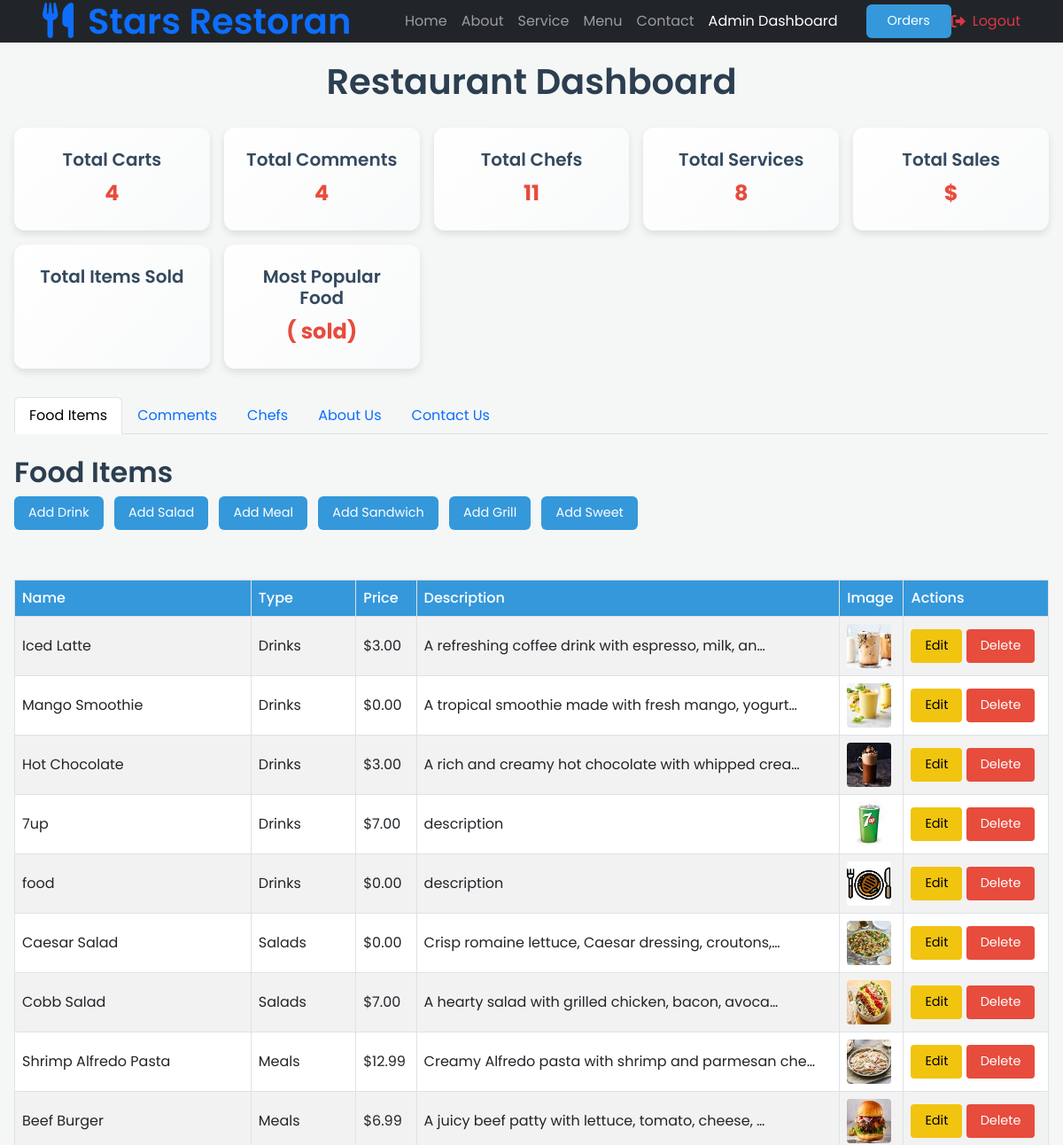
The app's page /stars/restaurant/dashboard/ (signed in, upper part), older data.
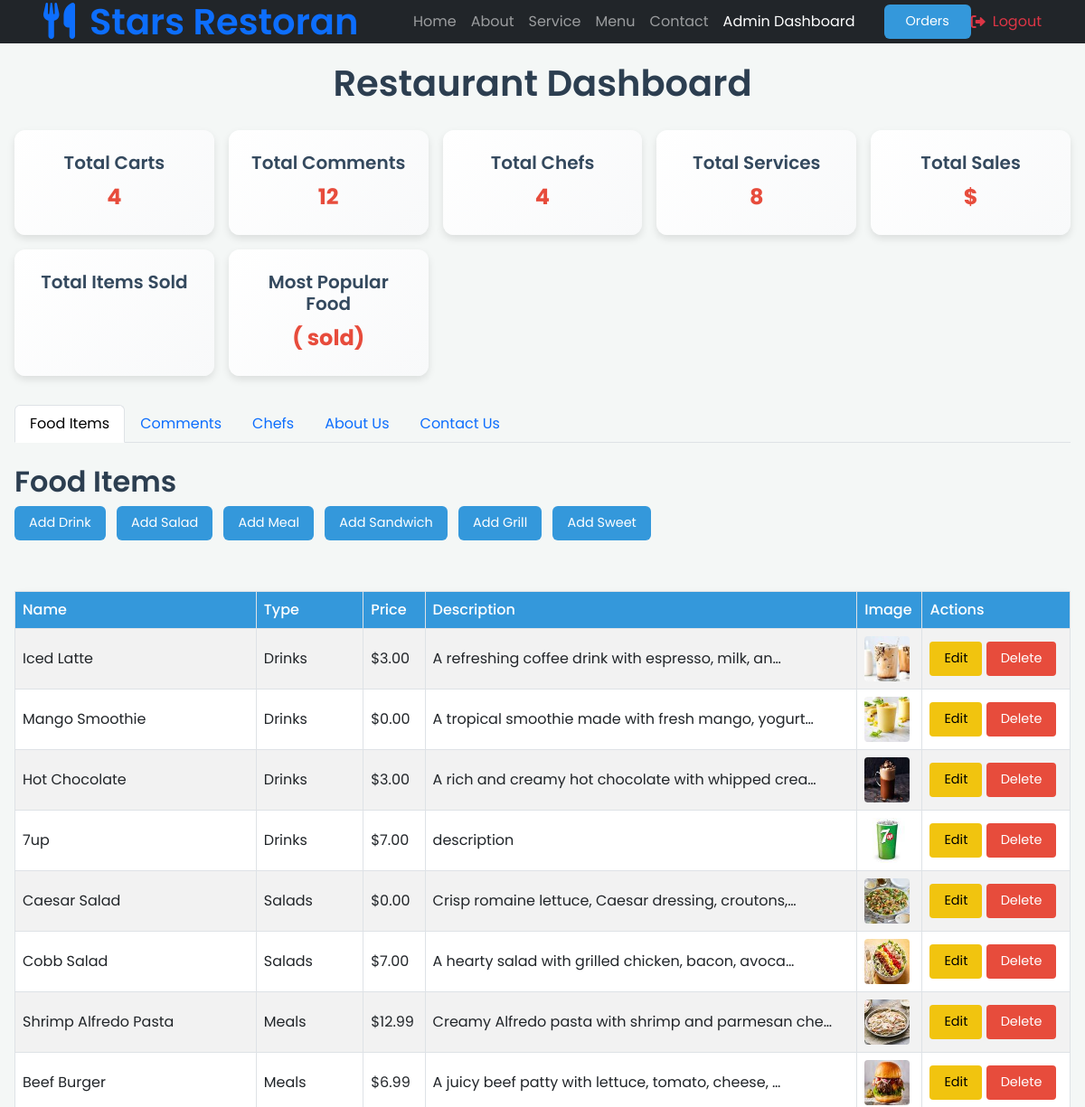
The same page, newer data.
### restaurant_app/models.py (models this page shows, shortened)
class Food(models.Model):
    name = models.CharField(max_length=255,blank=False,default='food')
    price = models.DecimalField(max_digits=6, decimal_places=2,default=0.0)
    image = models.ImageField(upload_to=upload_to_dynamic,default='defa/defa.png')
    description = models.CharField(max_length=255,blank=False,default='description')
    class Meta:
        abstract = True
    def get_class_name(self):
        return self.__class__.__name__  # Returns the model name as a string

class SizePriceMixin(models.Model):
    class Size(models.TextChoices):
        SMALL = 'SM', 'Small'
        MEDIUM = 'ME', 'Medium'
        LARGE = 'LA', 'Large'
    size = models.CharField(max_length=2, choices=Size.choices, default=Size.SMALL)
    small_price = models.DecimalField(max_digits=6, decimal_places=2, default=0.0)
    medium_price = models.DecimalField(max_digits=6, decimal_places=2, default=0.0)
    large_price = models.DecimalField(max_digits=6, decimal_places=2, default=0.0)
    class Meta:
        abstract = True

class Drinks(Food, SizePriceMixin):
    class TypeOfDrinks(models.TextChoices):
        HOT = 'HO', 'Hot'
        COLD = 'CO', 'Cold'
    type_of_drink = models.CharField(max_length=2, choices=TypeOfDrinks.choices, default=TypeOfDrinks.COLD)

class Salads(Food, SizePriceMixin):
    def __str__(self):
        return f"{self.name} - {self.get_price_by_size(self.size)}"

class Meals(Food):
    def __str__(self):
        return f"{self.name}"

### restaurant_app/views.py (the view)
# urls.py: path('dashboard/', views.dashboard, name='dashboard'),
@staff_member_required
def dashboard(request):
    drinks = Drinks.objects.all()
    salads = Salads.objects.all()
    meals = Meals.objects.all()
    sandwiches = Sandwiches.objects.all()
    grills = Grills.objects.all()
    sweets = Sweets.objects.all()
    chefs = Chefs.objects.all()
    pending_comments = Comment.objects.filter(status='pending')
    comments = Comment.objects.filter(status='approved')
    rejected_comments = Comment.objects.filter(status='rejected')
    contact = get_object_or_404(Contact,id=1)
    food_items = list(drinks) + list(salads) + list(meals) + list(sandwiches) + list(grills) + list(sweets)
    total_carts = Cart.objects.count()
    total_comments = Comment.objects.count()
    total_chefs = Chefs.objects.count()
    total_services = Services.objects.count()
    about_us = AboutUs.objects.first()
    restaurant_details = Rest_detail.objects.first()
    context = {
        'total_carts': total_carts,
        'total_comments': total_comments,
        'total_chefs': total_chefs,
        'total_services': total_services,
        'about_us': about_us,
        'rest_detail': restaurant_details,
        'food_items': food_items,
        'page_title': 'Admin Dashboard',
        'breadcrumb_section': 'Menu',
        'breadcrumb_active': 'Dashboard',
        'Dashboard':'active',
        'chefs':chefs,
        'pending_comments':pending_comments,
        'comments':comments,
        'rejected_comments':rejected_comments,
        'contact':contact,
    }
    return render(request, 'restaurant/dashboard.html', context)

### restaurant_app/templates/restaurant/dashboard.html (shortened to what the changed rows need)
{% load static %}
<!DOCTYPE html>
<html lang="en">
<head>
    <link href="https://cdn.jsdelivr.net/npm/bootstrap@5.3.0/dist/css/bootstrap.min.css" rel="stylesheet">
    <link href="https://cdnjs.cloudflare.com/ajax/libs/font-awesome/6.0.0-beta3/css/all.min.css" rel="stylesheet">
</head>
<body>
    <div class="container-xxl position-relative p-0">
        <nav class="navbar navbar-expand-lg navbar-dark bg-dark px-4 px-lg-5 py-3 py-lg-0">
            <a href="" class="navbar-brand p-0">
                <h1 class="text-primary m-0"><i class="fa fa-utensils me-3"></i>Stars Restoran</h1>
            </a>
        </nav>
    </div>
    <div class="container-fluid p-3">
        <div class="d-flex justify-content-center align-items-center" style="height: 10vh;">
            <h1 class="mb-4">Restaurant Dashboard</h1>
        </div>
        <div class="stats">
            <div class="stat">
                <h2>Total Carts</h2>
            </div>
            <div class="stat">
                <h2>Total Comments</h2>
                <p>{{ total_comments }}</p>
            </div>
            <div class="stat">
                <h2>Total Chefs</h2>
                <p>{{ total_chefs }}</p>
            </div>
            <div class="stat">
                <h2>Total Services</h2>
            </div>
            <div class="stat">
                <h2>Total Sales</h2>
            </div>
            <div class="stat">
                <h2>Total Items Sold</h2>
            </div>
            <div class="stat">
                <h2>Most Popular Food</h2>
            </div>
        </div>
        <div class="tab-content" id="dashboardTabsContent">
            <div class="tab-pane fade show active" id="food" role="tabpanel" aria-labelledby="food-tab">
                <h2 class="mt-4">Food Items</h2>
                <div class="table-responsive">
                    <table class="table table-bordered table-striped">
                        <thead>
                            <tr>
                                <th>Name</th>
                                <th>Type</th>
                                <th>Price</th>
                                <th>Description</th>
                                <th>Image</th>
                                <th>Actions</th>
                            </tr>
                        </thead>
                        <tbody>
                            {% for food in food_items %}
                            <tr>
                                <td>{{ food.name }}</td>
                                <td>{{ food.get_class_name }}</td>
                                <td>${{ food.price }}</td>
                                <td>{{ food.description|truncatechars:50 }}</td>
                                <td><img src="{{ food.image.url }}" alt="{{ food.name }}" class="img-fluid" width="50"></td>
                                <td>
                                    <a href="{% url 'restaurant_app:edit_'|add:food.get_class_name|lower|slice:":-1" food.id %}" class="btn btn-warning btn-sm">Edit</a>
                                    <a href="{% url 'restaurant_app:delete_'|add:food.get_class_name|lower|slice:":-1" food.id %}" class="btn btn-danger btn-sm">Delete</a>
                                </td>
                            </tr>
                            {% endfor %}
                        </tbody>
                    </table>
                </div>
            </div>
        </div>
    </div>
</body>
</html>

Row changes from the older to the newer data that the page shows:
removed Drinks: name "food", get_class_name "Drinks", price "0.00", description "description", image (picture)
Text that changed along with them:
{{ total_comments }}: "4" → "12"
{{ total_chefs }}: "11" → "4"
